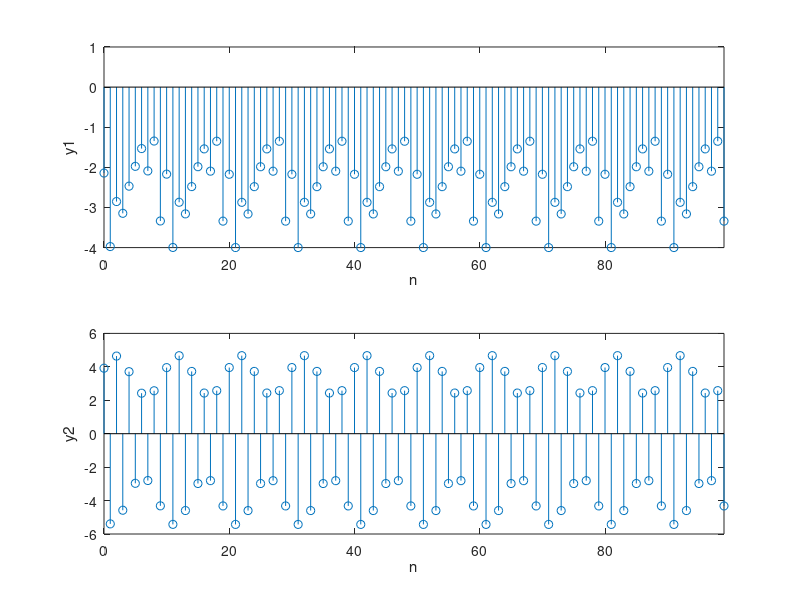

Write the MATLAB code that produced this figure.
k = 0:19;
% range for input
n = -20:99;
a_x = [-1/2 zeros(1, 7) 3/4 0 3/4 zeros(1, 7) -1/2 0];
x_20 = 20 * ifft(a_x);
x = [x_20 x_20 x_20 x_20 x_20 x_20];

% System1
a1 = [1 -0.8];
b1 = 1;
y1 = filter(b1,a1,x);
% System2
a2 = [1 0.8];
b2 = 1;
y2 = filter(b2,a2,x);

% plot
subplot(2,1,1)
stem(n,y1);
xlim([0,99])
xlabel('n')
ylabel('y1')

subplot(2,1,2)
stem(n,y2);
xlim([0,99])
xlabel('n')
ylabel('y2')



